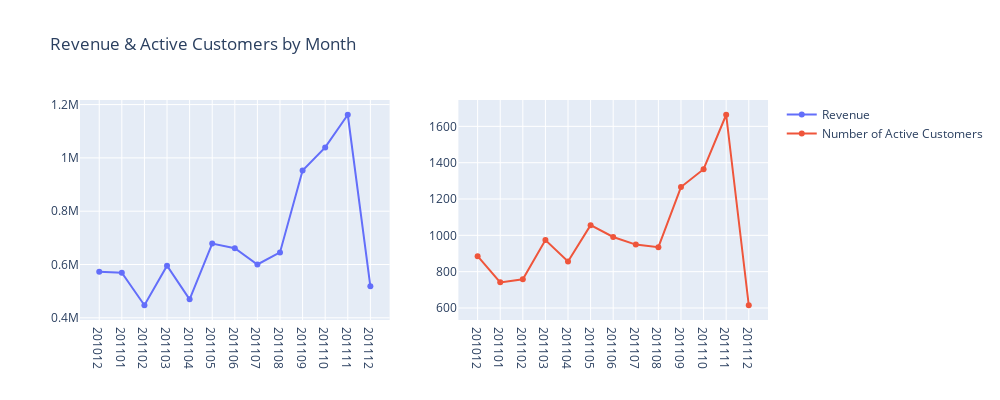

Notebook source saved alongside this figure:
### Markdown cell above
### What is the total revenue and total active customers by month?

### Code cell
fig = make_subplots(rows=1, cols=2)
retail_rev = retail_df.groupby(retail_df.InvoiceYearMonth).Amount.sum().reset_index()
fig.add_trace( go.Scatter(x=retail_rev.InvoiceYearMonth, y = retail_rev.Amount),row=1,col=1)

fig.data[0].name = "Revenue"

monthly_active_cust = retail_df.groupby(retail_df.InvoiceYearMonth).CustomerID.nunique().reset_index()
fig.add_trace(go.Scatter(x=monthly_active_cust.InvoiceYearMonth, y=monthly_active_cust.CustomerID),
    row=1, col=2)

fig.data[1].name = "Number of Active Customers"
fig.update_xaxes(type='category')
fig.update_layout(height=400, width=1000, title_text="Revenue & Active Customers by Month")
fig.show()

### Figure 1 — Plotly figure (JSON) as saved in the notebook; plotly's stock layout.template omitted (floating-point values rounded to 4 significant figures)
{"data": [{"name": "Revenue", "type": "scatter", "x": [201012, 201101, 201102, 201103, 201104, 201105, 201106, 201107, 201108, 201109, 201110, 201111, 201112], "xaxis": "x", "y": [572700.0, 569400.0, 447100.0, 595500.0, 469200.0, 678600.0, 661200.0, 600100.0, 645300.0, 952800.0, 1039000.0, 1162000.0, 518200.0], "yaxis": "y"}, {"name": "Number of Active Customers", "type": "scatter", "x": [201012, 201101, 201102, 201103, 201104, 201105, 201106, 201107, 201108, 201109, 201110, 201111, 201112], "xaxis": "x2", "y": [885, 741, 758, 974, 856, 1056, 991, 949, 935, 1266, 1364, 1664, 615], "yaxis": "y2"}], "layout": {"height": 400, "title": {"text": "Revenue & Active Customers by Month"}, "width": 1000, "xaxis": {"anchor": "y", "domain": [0, 0.45], "type": "category"}, "xaxis2": {"anchor": "y2", "domain": [0.55, 1], "type": "category"}, "yaxis": {"anchor": "x", "domain": [0, 1]}, "yaxis2": {"anchor": "x2", "domain": [0, 1]}}}
